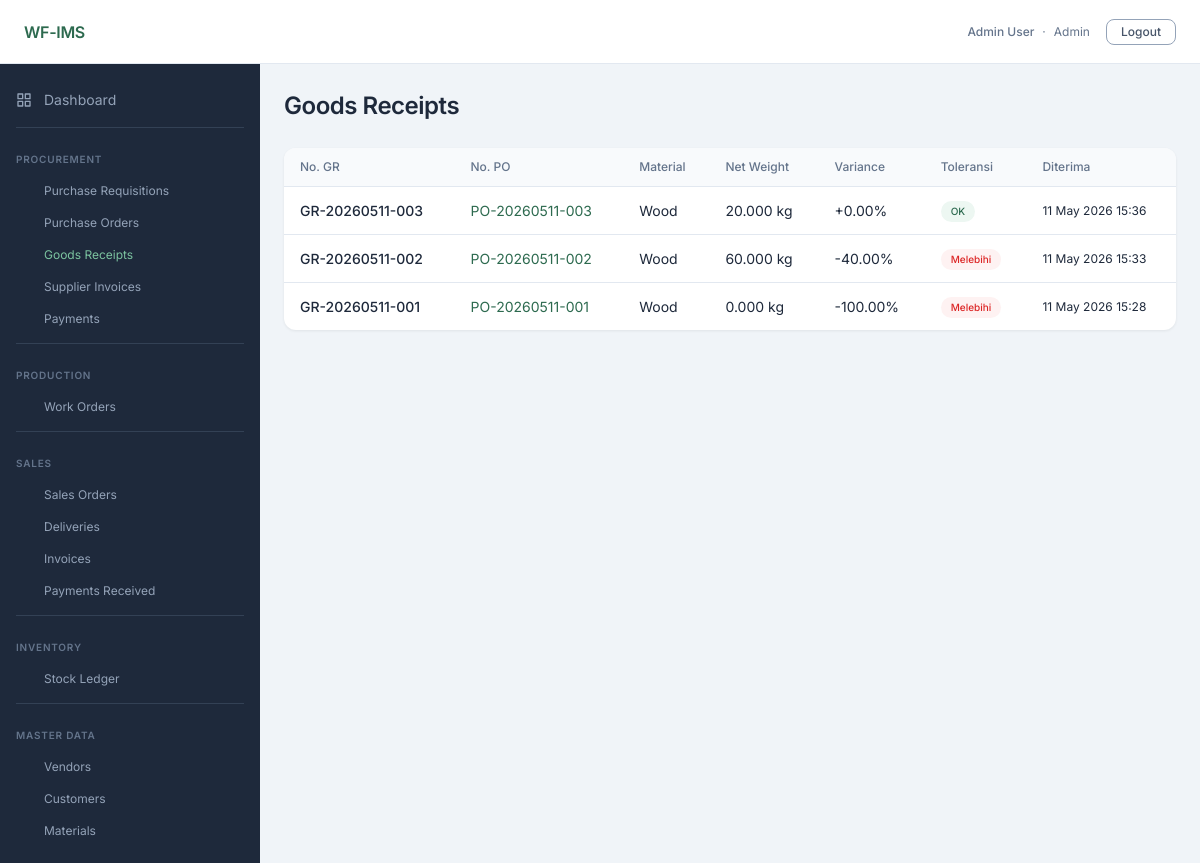
Screenshot of /procurement/gr (signed in) with the database file from the repository.
### app/models/user.py (models this page shows, shortened)
class User(UserMixin, db.Model):
    __tablename__ = 'users'
    id = db.Column(db.Integer, primary_key=True)
    email = db.Column(db.String(120), unique=True, nullable=False)
    password_hash = db.Column(db.String(256), nullable=False)
    full_name = db.Column(db.String(100), nullable=False)
    role = db.Column(db.Enum(UserRole), nullable=False)
    is_active = db.Column(db.Boolean, default=True, nullable=False)
    created_at = db.Column(db.DateTime, default=lambda: datetime.now(timezone.utc), nullable=False)

### app/models/procurement.py (models this page shows)
class GoodsReceipt(db.Model):
    __tablename__ = 'goods_receipts'
    id = db.Column(db.Integer, primary_key=True)
    gr_number = db.Column(db.String(20), unique=True, nullable=False)
    po_id = db.Column(db.Integer, db.ForeignKey('purchase_orders.id'), nullable=False)
    gross_weight = db.Column(db.Numeric(12, 3), nullable=False)
    tare_weight = db.Column(db.Numeric(12, 3), nullable=False)
    net_weight = db.Column(db.Numeric(12, 3), nullable=False)
    weight_variance_pct = db.Column(db.Numeric(6, 2), nullable=True)
    is_within_tolerance = db.Column(db.Boolean, nullable=True)
    received_by = db.Column(db.Integer, db.ForeignKey('users.id'), nullable=False)
    received_at = db.Column(db.DateTime, default=lambda: datetime.now(timezone.utc), nullable=False)
    notes = db.Column(db.Text)
    receiver = db.relationship('User', foreign_keys=[received_by], backref='goods_receipts_received')
    rm_lots = db.relationship('RMLot', backref='goods_receipt', lazy='dynamic')

class PurchaseOrder(db.Model):
    __tablename__ = 'purchase_orders'
    id = db.Column(db.Integer, primary_key=True)
    po_number = db.Column(db.String(20), unique=True, nullable=False)
    pr_id = db.Column(db.Integer, db.ForeignKey('purchase_requisitions.id'), nullable=True)
    vendor_id = db.Column(db.Integer, db.ForeignKey('vendors.id'), nullable=False)
    material_id = db.Column(db.Integer, db.ForeignKey('materials.id'), nullable=False)
    qty_ordered = db.Column(db.Numeric(12, 3), nullable=False)
    unit_price = db.Column(db.Numeric(14, 2), nullable=False)
    total_amount = db.Column(db.Numeric(14, 2), nullable=False)
    expected_delivery_date = db.Column(db.Date, nullable=True)
    status = db.Column(db.Enum(POStatus), nullable=False, default=POStatus.draft)
    confirmed_at = db.Column(db.DateTime, nullable=True)
    created_by = db.Column(db.Integer, db.ForeignKey('users.id'), nullable=False)
    created_at = db.Column(db.DateTime, default=lambda: datetime.now(timezone.utc), nullable=False)
    material = db.relationship('Material', backref='purchase_orders')
    creator = db.relationship('User', foreign_keys=[created_by], backref='purchase_orders_created')
    goods_receipts = db.relationship('GoodsReceipt', backref='purchase_order', lazy='dynamic')
    supplier_invoices = db.relationship('SupplierInvoice', backref='purchase_order', lazy='dynamic')

### app/models/master.py (models this page shows)
class Material(db.Model):
    __tablename__ = 'materials'
    id = db.Column(db.Integer, primary_key=True)
    name = db.Column(db.String(100), nullable=False)
    unit = db.Column(db.String(10), nullable=False)  # kg|ton|bag
    reorder_point = db.Column(db.Numeric(12, 3), default=0)
    material_type = db.Column(db.Enum(MaterialType), nullable=False)
    created_at = db.Column(db.DateTime, default=lambda: datetime.now(timezone.utc), nullable=False)
    bom_as_fg = db.relationship(
        'BOMItem', foreign_keys='BOMItem.fg_material_id',
        backref='fg_material', lazy='dynamic',
    )
    bom_as_rm = db.relationship(
        'BOMItem', foreign_keys='BOMItem.rm_material_id',
        backref='rm_material', lazy='dynamic',
    )

### app/blueprints/procurement/routes.py (the view)
@bp.route('/gr')
@login_required
def gr_list():
    grs = GoodsReceipt.query.order_by(GoodsReceipt.received_at.desc()).all()
    return render_template('procurement/gr_list.html', grs=grs)

### app/models/user.py (called while the page is built)
@login_manager.user_loader
def load_user(user_id):
    return User.query.get(int(user_id))

### app/templates/procurement/gr_list.html (shortened to what this page needs)
{% extends 'base.html' %}
{% block content %}
<div class="page-header">
  <h1 class="page-title">Goods Receipts</h1>
</div>
<div class="table-wrapper">
  <table class="table">
    <thead>
      <tr>
        <th>No. GR</th>
        <th>No. PO</th>
        <th>Material</th>
        <th>Net Weight</th>
        <th>Variance</th>
        <th>Toleransi</th>
        <th>Diterima</th>
      </tr>
    </thead>
    <tbody>
      {% for gr in grs %}
      <tr>
        <td class="fw-medium">{{ gr.gr_number }}</td>
        <td>
          <a href="{{ url_for('procurement.po_detail', po_id=gr.po_id) }}">
            {{ gr.purchase_order.po_number }}
          </a>
        </td>
        <td>{{ gr.purchase_order.material.name }}</td>
        <td>{{ gr.net_weight }} kg</td>
        <td>{{ "{:+.2f}%".format(gr.weight_variance_pct | float) }}</td>
        <td>
          {% if gr.is_within_tolerance %}
            <span class="badge badge-success">OK</span>
          {% else %}
            <span class="badge badge-danger">Melebihi</span>
          {% endif %}
        </td>
        <td class="text-sm text-muted">{{ gr.received_at.strftime('%d %b %Y %H:%M') }}</td>
      </tr>
      {% else %}
      <tr>
        <td colspan="7" class="text-center text-muted">Belum ada Goods Receipt.</td>
      </tr>
      {% endfor %}
    </tbody>
  </table>
</div>
{% endblock %}

### app/templates/partials/navbar.html
<nav class="navbar">
  <span class="navbar-brand">WF-IMS</span>
  <div class="navbar-right">
    {% if current_user.is_authenticated %}
      <div class="navbar-user">
        <span class="fw-medium">{{ current_user.full_name }}</span>
        <span class="text-muted">·</span>
        <span class="text-muted">{{ current_user.role.value | title }}</span>
      </div>
      <a href="{{ url_for('auth.logout') }}" class="btn btn-secondary btn-sm">Logout</a>
    {% endif %}
  </div>
</nav>

### static/css/tokens.css (style rules this page uses)
:root { --color-primary-900: #1a3d2e; --color-primary-800: #1f4d39; --color-primary-700: #245c43; --color-primary-600: #2D6A4F; --color-primary-500: #3a8a66; --color-primary-400: #52a880; --color-primary-300: #7cc4a0; --color-primary-200: #a8dbbf; --color-primary-100: #d4eedf; --color-primary-50: #edf7f2; --color-secondary-900: #0f172a; --color-secondary-800: #1e293b; --color-secondary-700: #334155; --color-secondary-600: #475569; --color-secondary-500: #64748b; --color-secondary-400: #94a3b8; --color-secondary-300: #cbd5e1; --color-secondary-200: #e2e8f0; --color-secondary-100: #f1f5f9; --color-secondary-50: #f8fafc; --color-tertiary-900: #78350f; --color-tertiary-800: #92400e; --color-tertiary-700: #b45309; --color-tertiary-600: #D97706; --color-tertiary-500: #f59e0b; --color-tertiary-400: #fbbf24; --color-tertiary-300: #fcd34d; --color-tertiary-200: #fde68a; --color-tertiary-100: #fef3c7; --color-tertiary-50: #fffbeb; --color-neutral-900: #1e2a5e; --color-neutral-800: #2d3a7a; --color-neutral-700: #4050a0; --color-neutral-600: #6474BB; --color-neutral-500: #7b8fd0; --color-neutral-400: #9daade; --color-neutral-300: #bec7eb; --color-neutral-200: #dde2f4; --color-neutral-100: #eef0f9; --color-neutral-50: #f6f7fd; --color-success: var(--color-primary-600); --color-warning: var(--color-tertiary-600); --color-danger: #dc2626; --color-info: var(--color-neutral-600); --color-bg-page: #f0f4f8; --color-bg-card: #ffffff; --color-bg-sidebar: var(--color-secondary-800); --color-text-primary: var(--color-secondary-800); --color-text-muted: var(--color-secondary-500); --color-border: var(--color-secondary-200); --font-family-base: 'Inter', sans-serif; --text-display-size: 36px; --text-display-weight: 700; --text-display-tracking: -0.72px; --text-h1-size: 24px; --text-h1-weight: 600; --text-h1-tracking: -0.48px; --text-h2-size: 20px; --text-h2-weight: 500; --text-h2-tracking: -0.40px; --text-h3-size: 16px; --text-h3-weight: 500; --text-h3-tracking: -0.32px; --text-p1-size: 14px; --text-p1-weight: 400; --text-p1-tracking: 0; --text-p2-size: 12px; --text-p2-weight: 400; --text-p2-tracking: 0; --text-p3-size: 10px; --text-p3-weight: 400; --text-p3-tracking: 0; --space-1: 4px; --space-2: 8px; --space-3: 12px; --space-4: 16px; --space-5: 20px; --space-6: 24px; --space-8: 32px; --space-10: 40px; --space-12: 48px; --space-16: 64px; }

### static/css/base.css (style rules this page uses)
*, *::before, *::after { box-sizing: border-box; margin: 0; padding: 0; }
html { font-size: 16px; -webkit-text-size-adjust: 100%; }
body { font-family: var(--font-family-base); font-size: var(--text-p1-size); font-weight: var(--text-p1-weight); color: var(--color-text-primary); background: var(--color-bg-page); line-height: 1.5; -webkit-font-smoothing: antialiased; }
a { color: var(--color-primary-600); text-decoration: none; }
h1 { font-size: var(--text-h1-size); font-weight: var(--text-h1-weight); letter-spacing: var(--text-h1-tracking); color: var(--color-text-primary); }

### static/css/layout.css (style rules this page uses)
.navbar { height: 64px; background: #fff; border-bottom: 1px solid var(--color-border); display: flex; align-items: center; justify-content: space-between; padding: 0 var(--space-6); flex-shrink: 0; z-index: 100; }
.navbar-brand { font-size: var(--text-h3-size); font-weight: 600; color: var(--color-primary-600); letter-spacing: -0.3px; }
.navbar-right { display: flex; align-items: center; gap: var(--space-4); font-size: var(--text-p2-size); color: var(--color-text-muted); }
.navbar-user { display: flex; align-items: center; gap: var(--space-2); }
.page-header { display: flex; align-items: center; justify-content: space-between; margin-bottom: var(--space-6); }
.page-title { font-size: var(--text-h1-size); font-weight: var(--text-h1-weight); letter-spacing: var(--text-h1-tracking); color: var(--color-text-primary); }

### rows the page displays
User: full_name "Admin User", role.value "Admin"
GoodsReceipt: gr_number "GR-20260511-003", purchase_order.po_number "PO-20260511-003", purchase_order.material.name "Wood", net_weight "20.000", weight_variance_pct "+0.00%", is_within_tolerance "OK", received_at "11 May 2026 15:36"
GoodsReceipt: gr_number "GR-20260511-002", purchase_order.po_number "PO-20260511-002", purchase_order.material.name "Wood", net_weight "60.000", weight_variance_pct "-40.00%", is_within_tolerance "Melebihi", received_at "11 May 2026 15:33"
GoodsReceipt: gr_number "GR-20260511-001", purchase_order.po_number "PO-20260511-001", purchase_order.material.name "Wood", net_weight "0.000", weight_variance_pct "-100.00%", is_within_tolerance "Melebihi", received_at "11 May 2026 15:28"
